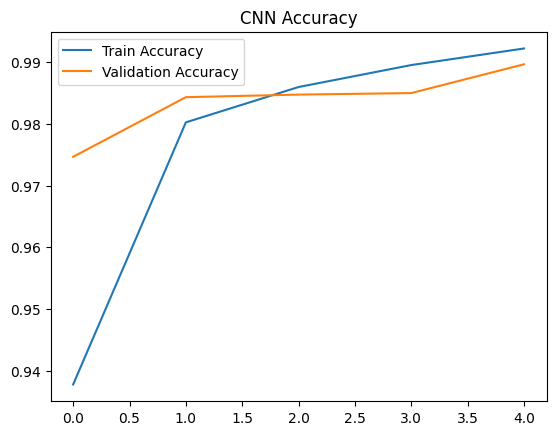

Recreate this plot in Python.
import tensorflow as tf
from tensorflow.keras import layers, models
import matplotlib.pyplot as plt

(x_train, y_train), (x_test, y_test) = tf.keras.datasets.mnist.load_data()
x_train = x_train / 255.0
x_test = x_test / 255.0

x_train = x_train[..., None]
x_test = x_test[..., None]

model = models.Sequential([
    layers.Input(shape=(28, 28, 1)),
    layers.Conv2D(32, (3, 3), activation="relu"),
    layers.MaxPooling2D((2, 2)),
    layers.Conv2D(64, (3, 3), activation="relu"),
    layers.MaxPooling2D((2, 2)),
    layers.Flatten(),
    layers.Dense(64, activation="relu"),
    layers.Dense(10, activation="softmax")
])

model.compile(
    optimizer="adam",
    loss="sparse_categorical_crossentropy",
    metrics=["accuracy"]
)

history = model.fit(
    x_train, y_train,
    epochs=5,
    validation_split=0.2,
    batch_size=64
)

plt.plot(history.history["accuracy"], label="Train Accuracy")
plt.plot(history.history["val_accuracy"], label="Validation Accuracy")
plt.legend()
plt.title("CNN Accuracy")
plt.savefig("cnn_accuracy.png", bbox_inches="tight")
#plt.show()
plt.clf()
